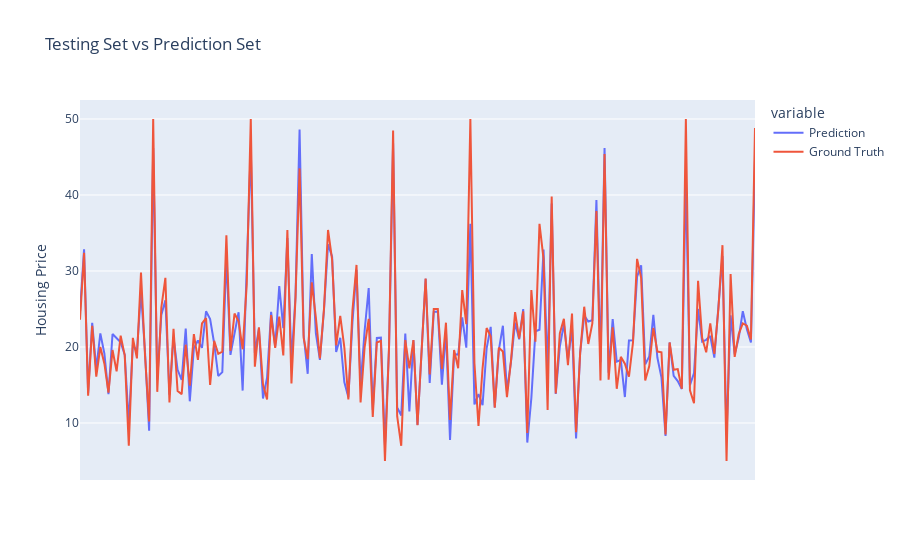

Notebook cell for this chart:
### Code cell
fig.show()

### Figure 1 — Plotly figure (JSON) as saved in the notebook; plotly's stock layout.template omitted (floating-point values rounded to 4 significant figures; data arrays with more than 128 entries replaced by an {"elided": "..."} marker saying what was removed)
{"data": [{"hovertemplate": "variable=wide_variable_0<br>index=%{x}<br>value=%{y}<extra></extra>", "legendgroup": "wide_variable_0", "line": {"color": "#636efa", "dash": "solid"}, "marker": {"symbol": "circle"}, "mode": "lines", "name": "Prediction", "orientation": "v", "showlegend": true, "type": "scatter", "x": {"elided": "167 int values"}, "xaxis": "x", "y": {"elided": "167 float values"}, "yaxis": "y"}, {"hovertemplate": "variable=wide_variable_1<br>index=%{x}<br>value=%{y}<extra></extra>", "legendgroup": "wide_variable_1", "line": {"color": "#EF553B", "dash": "solid"}, "marker": {"symbol": "circle"}, "mode": "lines", "name": "Ground Truth", "orientation": "v", "showlegend": true, "type": "scatter", "x": {"elided": "167 int values"}, "xaxis": "x", "y": {"elided": "167 float values"}, "yaxis": "y"}], "layout": {"legend": {"title": {"text": "variable"}, "tracegroupgap": 0}, "title": {"text": "Testing Set vs Prediction Set"}, "xaxis": {"anchor": "y", "domain": [0, 1], "showticklabels": false, "title": {"text": "index"}, "visible": false}, "yaxis": {"anchor": "x", "domain": [0, 1], "title": {"text": "Housing Price"}}}}
